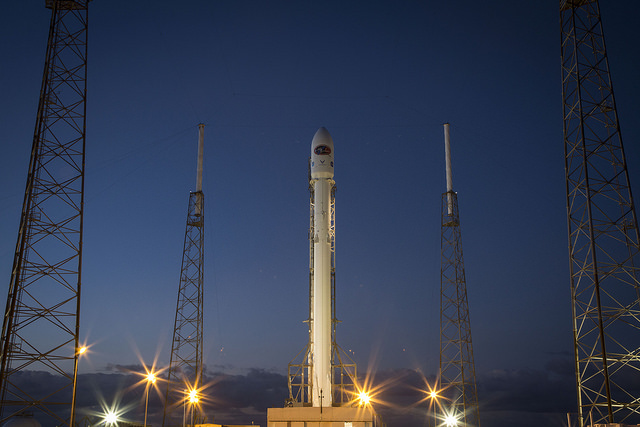
#> input picture samples/inputs/rocket.jpg, 640 x 427 px
$ python -i border_uniform_low_poly.py   (imports and definitions only)
#> lines starting #> are read from the running program, lines starting #| are printed output that depends on the picture
"""The original script, kept verbatim as the oracle for tests/test_differential.py.

Only the "Execution" block at the bottom of the author's file was removed. Do not edit the function.
"""

import cv2
import numpy as np
from scipy.spatial import Delaunay


def border_uniform_low_poly(image_path, svg_output_path, grid_size=25, jitter_range=12):
#> called with image_path = '../../samples/inputs/rocket.jpg', svg_output_path = 'out.png', grid_size = 25, jitter_range = 12
    np.random.seed(42)
    img = cv2.imread(image_path)
#> img is the input picture: shape (427, 640, 3); mean B, G, R 82.3, 61.3, 52.3
    if img is None:
        raise FileNotFoundError(f"Image not found at {image_path}")
    h, w = img.shape[:2]
#> h = 427; w = 640
    filtered_img = cv2.bilateralFilter(img, d=9, sigmaColor=75, sigmaSpace=75)
    hsv = cv2.cvtColor(filtered_img, cv2.COLOR_BGR2HSV).astype(np.float32)
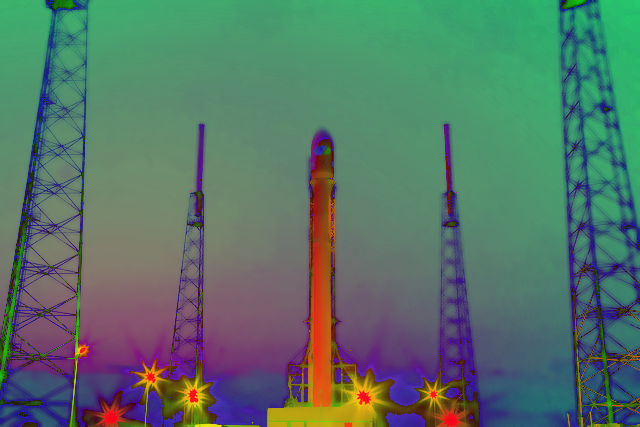
#> hsv: shape (427, 640, 3) float32; mean B, G, R 103.6, 115.9, 86.7
    hsv[:, :, 1] = np.clip(hsv[:, :, 1] * 1.3, 0, 255)
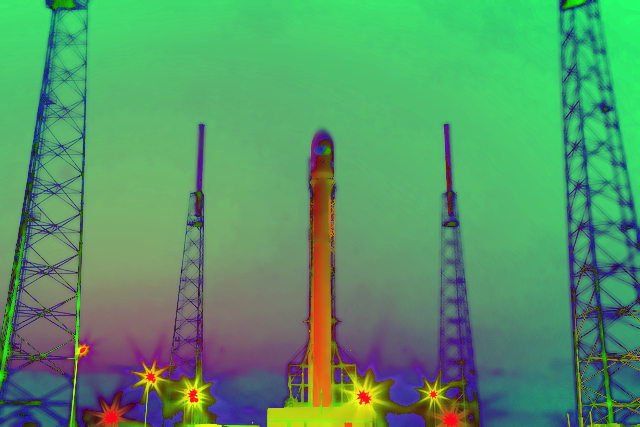
#> hsv: shape (427, 640, 3) float32; mean B, G, R 103.6, 150.6, 86.7
    filtered_img = cv2.cvtColor(hsv.astype(np.uint8), cv2.COLOR_HSV2BGR)
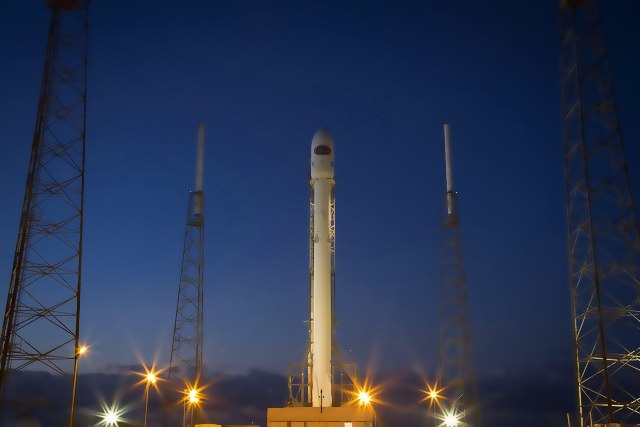
#> filtered_img: shape (427, 640, 3); mean B, G, R 81.1, 53.3, 41.5
    gray = cv2.cvtColor(img, cv2.COLOR_BGR2GRAY)
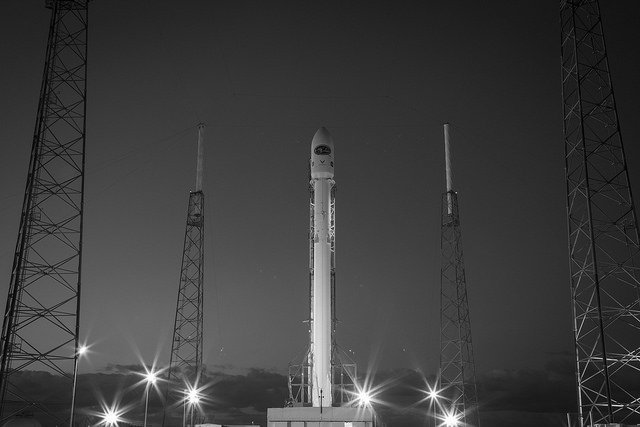
#> gray: shape (427, 640); min 0, max 255, mean 61
    edges = cv2.Canny(gray, 100, 200)
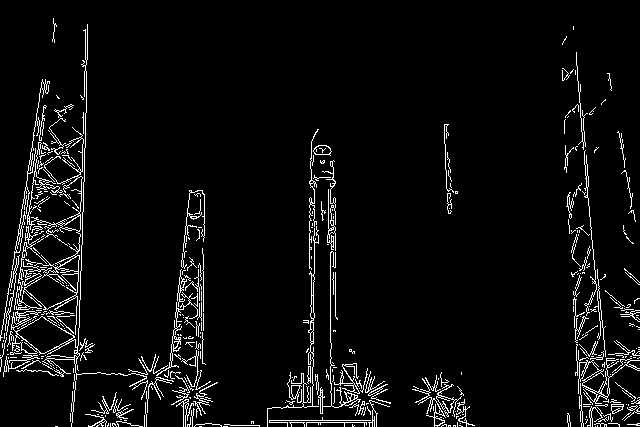
#> edges: shape (427, 640); 5% white in thin lines or dots
    pts = []
    # 1. Internal Grid Distribution
    for y in range(0, h, grid_size):
        for x in range(0, w, grid_size):
            cx, cy = x + grid_size // 2, y + grid_size // 2
            if cx >= w or cy >= h:
                continue
            x1, x2 = max(0, cx - jitter_range), min(w, cx + jitter_range)
            y1, y2 = max(0, cy - jitter_range), min(h, cy + jitter_range)
            window_edges = edges[y1:y2, x1:x2]
            edge_pixels = np.argwhere(window_edges > 0)
            if len(edge_pixels) > 0:
                ey, ex = edge_pixels[np.random.randint(len(edge_pixels))]
                pts.append([x1 + ex, y1 + ey])
            else:
                jx = cx + np.random.randint(-jitter_range, jitter_range + 1)
                jy = cy + np.random.randint(-jitter_range, jitter_range + 1)
                pts.append([np.clip(jx, 0, w - 1), np.clip(jy, 0, h - 1)])
#> after the loop, pts = 442 pairs, first value 0 to 639, second value 2 to 424
    # 2. Boundary Anchors (Eliminates stretched edge triangles)
    for x in range(0, w, grid_size):
        pts.extend([[x, 0], [x, h - 1]])  # Top and Bottom perimeters
#> after the loop, pts = 494 pairs, first value 0 to 639, second value 0 to 426
    for y in range(0, h, grid_size):
        pts.extend([[0, y], [w - 1, y]])  # Left and Right perimeters
#> after the loop, pts = 530 pairs, first value 0 to 639, second value 0 to 426
    pts.extend([[0, 0], [w - 1, 0], [0, h - 1], [w - 1, h - 1]])  # 4 Corners
    pts = np.unique(np.array(pts), axis=0)
    tri = Delaunay(pts)
    # 3. Render SVG
    svg_lines = [
        f'<svg xmlns="http://www.w3.org/2000/svg" viewBox="0 0 {w} {h}" width="100%" height="100%">'
    ]
    for simplex in tri.simplices:
        triangle = pts[simplex]
        cx_tri, cy_tri = np.mean(triangle, axis=0).astype(int)
        cx_tri, cy_tri = np.clip(cx_tri, 0, w - 1), np.clip(cy_tri, 0, h - 1)
        b, g, r = filtered_img[cy_tri, cx_tri]
        pts_str = " ".join([f"{p[0]},{p[1]}" for p in triangle])
        svg_lines.append(
            f'  <polygon points="{pts_str}" fill="rgb({r},{g},{b})" '
            f'stroke="rgb({r},{g},{b})" stroke-width="0.5"/>'
        )
#> this loop made 966 passes
#> (simplex, triangle, cx_tri, cy_tri, b, g, r) on passes 1 to 3: ([6, 5, 25], [[0, 125], [0, 100], [8, 104]], 2, 109, 82, 41, 21), ([50, 60, 42], [[45, 26], [54, 40], [31, 58]], 43, 41, 68, 31, 9), ([179, 160, 169], [[203, 42], [188, 41], [200, 0]], 197, 27, 73, 33, 13)
#> after the loop, svg_lines = 967 items
    svg_lines.append("</svg>")
    with open(svg_output_path, "w") as f:
        f.write("\n".join(svg_lines))

>>> result = border_uniform_low_poly('../../samples/inputs/rocket.jpg', 'out.png')

$ run again, on samples/inputs/coffee.png
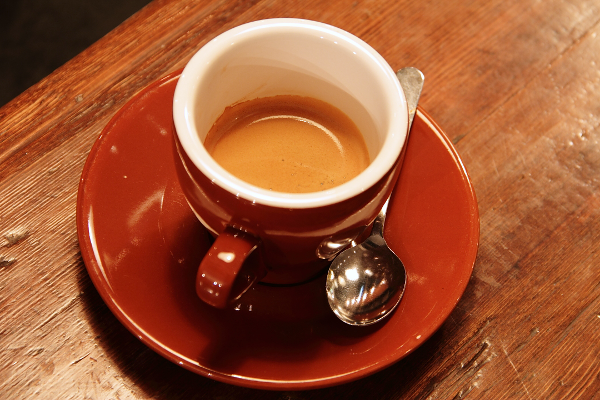
#> input picture samples/inputs/coffee.png, 600 x 400 px
#> in border_uniform_low_poly, img is the input picture: shape (400, 600, 3); mean B, G, R 51.5, 85.8, 158.6
#> in border_uniform_low_poly, `gray = cv2.cvtColor(img, cv2.COLOR_BGR2GRAY)`:
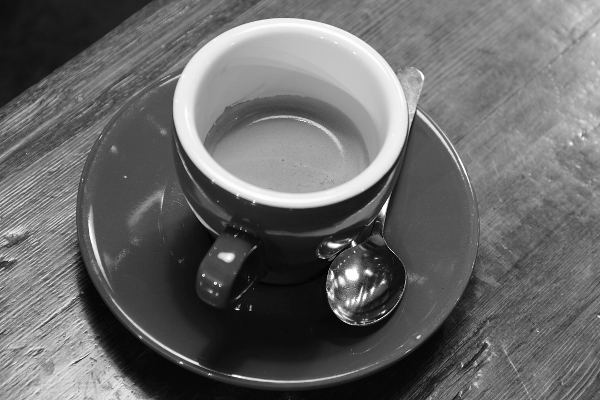
#> gray: shape (400, 600); min 0, max 255, mean 103.7
#> in border_uniform_low_poly, `edges = cv2.Canny(gray, 100, 200)`:
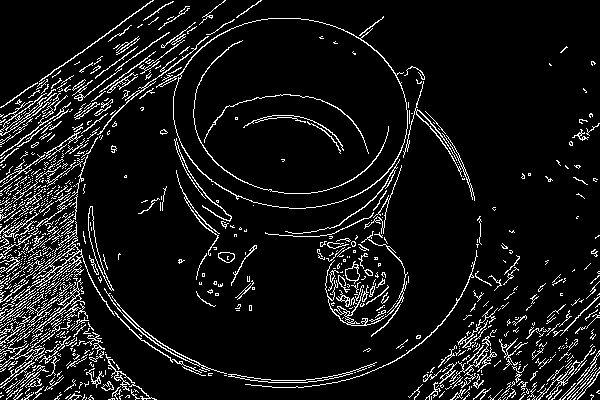
#> edges: shape (400, 600); 8.5% white in thin lines or dots
#> after the loop in border_uniform_low_poly, `for y in range(0, h, grid_size):`: pts = 384 pairs, first value 0 to 598, second value 4 to 398
#> after the loop in border_uniform_low_poly, `for x in range(0, w, grid_size):`: pts = 432 pairs, first value 0 to 598, second value 0 to 399
#> after the loop in border_uniform_low_poly, `for y in range(0, h, grid_size):`: pts = 464 pairs, first value 0 to 599, second value 0 to 399
#> the loop in border_uniform_low_poly, `for simplex in tri.simplices:` made 845 passes
#> (simplex, triangle, cx_tri, cy_tri, b, g, r) on passes 1 to 3: ([53, 35, 50], [[50, 399], [25, 399], [48, 388]], 41, 395, 126, 178, 231), ([20, 1, 0], [[6, 19], [0, 25], [0, 0]], 2, 14, 4, 10, 21), ([33, 20, 0], [[25, 0], [6, 19], [0, 0]], 10, 6, 4, 12, 23)
#> after the loop in border_uniform_low_poly, `for simplex in tri.simplices:`: svg_lines = 846 items
